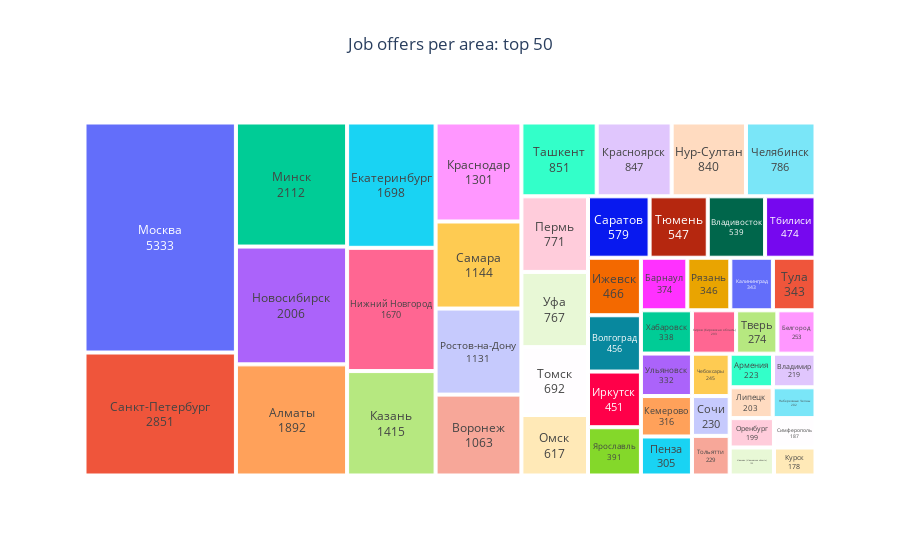

Here is the notebook cell this chart was saved with:
### Markdown cell above
### Visualisation of job offers per area as a treemap (top 50)

### Code cell
fig = px.treemap(
    data_frame=df_jobs_per_area.head(50),
    path=['area'],
    values='cnt',
    title='Job offers per area: top 50',
    custom_data=['cnt']
).update_layout(
    title={'x':0.5}
)


fig.update_traces(
    hovertemplate='<b>%{label}</b><br>Count: %{customdata[0]}',
    texttemplate='%{label}<br>%{value}',  
    textposition='middle center',  
    textfont_size=12,  
    selector=dict(type='treemap')  
)

fig.show()
fig.show("png")

### Figure 1 — Plotly figure (JSON) as saved in the notebook; plotly's stock layout.template omitted (floating-point values rounded to 4 significant figures)
{"data": [{"branchvalues": "total", "customdata": [[1892], [223], [374], [253], [539], [219], [456], [1063], [1698], [190], [466], [451], [1415], [343], [316], [293], [1301], [847], [178], [203], [2112], [5333], [202], [1670], [2006], [840], [617], [199], [305], [771], [1131], [346], [1144], [2851], [579], [187], [230], [851], [474], [274], [229], [692], [343], [547], [332], [767], [338], [245], [786], [391]], "domain": {"x": [0, 1], "y": [0, 1]}, "hovertemplate": "<b>%{label}</b><br>Count: %{customdata[0]}", "ids": ["Алматы", "Армения", "Барнаул", "Белгород", "Владивосток", "Владимир", "Волгоград", "Воронеж", "Екатеринбург", "Иваново (Ивановская область)", "Ижевск", "Иркутск", "Казань", "Калининград", "Кемерово", "Киров (Кировская область)", "Краснодар", "Красноярск", "Курск", "Липецк", "Минск", "Москва", "Набережные Челны", "Нижний Новгород", "Новосибирск", "Нур-Султан", "Омск", "Оренбург", "Пенза", "Пермь", "Ростов-на-Дону", "Рязань", "Самара", "Санкт-Петербург", "Саратов", "Симферополь", "Сочи", "Ташкент", "Тбилиси", "Тверь", "Тольятти", "Томск", "Тула", "Тюмень", "Ульяновск", "Уфа", "Хабаровск", "Чебоксары", "Челябинск", "Ярославль"], "labels": ["Алматы", "Армения", "Барнаул", "Белгород", "Владивосток", "Владимир", "Волгоград", "Воронеж", "Екатеринбург", "Иваново (Ивановская область)", "Ижевск", "Иркутск", "Казань", "Калининград", "Кемерово", "Киров (Кировская область)", "Краснодар", "Красноярск", "Курск", "Липецк", "Минск", "Москва", "Набережные Челны", "Нижний Новгород", "Новосибирск", "Нур-Султан", "Омск", "Оренбург", "Пенза", "Пермь", "Ростов-на-Дону", "Рязань", "Самара", "Санкт-Петербург", "Саратов", "Симферополь", "Сочи", "Ташкент", "Тбилиси", "Тверь", "Тольятти", "Томск", "Тула", "Тюмень", "Ульяновск", "Уфа", "Хабаровск", "Чебоксары", "Челябинск", "Ярославль"], "name": "", "parents": ["", "", "", "", "", "", "", "", "", "", "", "", "", "", "", "", "", "", "", "", "", "", "", "", "", "", "", "", "", "", "", "", "", "", "", "", "", "", "", "", "", "", "", "", "", "", "", "", "", ""], "textfont": {"size": 12}, "textposition": "middle center", "texttemplate": "%{label}<br>%{value}", "type": "treemap", "values": [1892, 223, 374, 253, 539, 219, 456, 1063, 1698, 190, 466, 451, 1415, 343, 316, 293, 1301, 847, 178, 203, 2112, 5333, 202, 1670, 2006, 840, 617, 199, 305, 771, 1131, 346, 1144, 2851, 579, 187, 230, 851, 474, 274, 229, 692, 343, 547, 332, 767, 338, 245, 786, 391]}], "layout": {"legend": {"tracegroupgap": 0}, "title": {"text": "Job offers per area: top 50", "x": 0.5}}}
